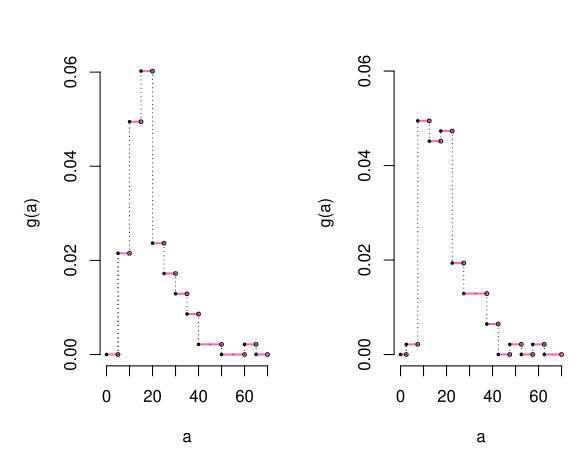

Here is the R script that generated this plot:
library(MASS)
par(mfrow = c(1,2),mar = c(5,5,3,1))
a<-hist(Cars93$Price,main = NULL,right = FALSE,xlim = c(0,70),freq = FALSE,border = "white",xlab = "a",ylab = "g(a)",axes = FALSE,breaks = c(seq.int(0,70,by=5)))
axis(2,at=c(0,0.02,0.04,0.06))
axis(1,at=c(seq(0,70,by=10)))

segments(a$breaks[1:14],a$density[1:14],a$breaks[-1],a$density[1:14],col = "hotpink",lwd =2)
points(a$breaks[1:14][c(-10,-12)],a$density[1:14][c(-10,-12)],pch=20,cex=0.5)
points(a$breaks[2:15][c(-9,-11)],a$density[1:14][c(-10,-12)],pch=1,cex=0.5)
segments(a$breaks[1:14][-1],a$density[1:14],a$breaks[1:14][-1],a$density[1:14][-1],lty = 3)

b<- hist(Cars93$Price,main = NULL,right = FALSE,freq = FALSE,border = "white",xlab = "a",ylab = "g(a)",ylim = c(0,0.06) ,breaks = c(0,seq.int(2.5,70,by=5),70),axes = FALSE)
axis(2,at=c(0,0.02,0.04,0.06))
axis(1,at=c(seq(0,70,by=10)))

segments(b$breaks[1:15],b$density[1:15],b$breaks[-1],b$density[1:15],col = "hotpink",lwd =2)
points(b$breaks[1:14][c(-8)],b$density[1:14][c(-8)],pch=20,cex=0.5)
points(b$breaks[2:16][c(-7,-14)],b$density[1:14][c(-8)],pch=1,cex=0.5)
segments(b$breaks[1:14][-1],b$density[1:14],b$breaks[1:14][-1],b$density[1:14][-1],lty = 3)
